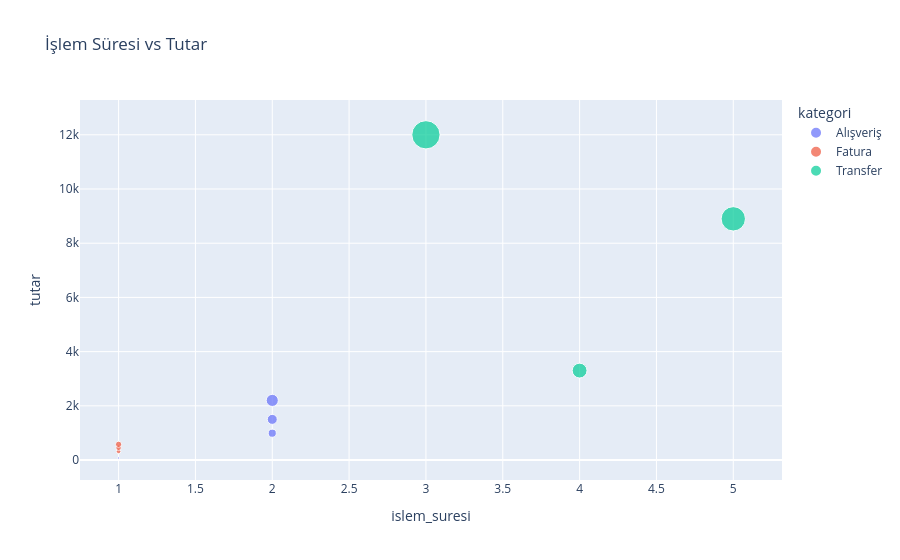

Here is the notebook cell this chart was saved with:
### Code cell
fig = px.scatter(
    df,
    x     = 'islem_suresi',
    y     = 'tutar',
    color = 'kategori',
    size  = 'tutar',
    hover_data = ['musteri_id'],
    title = 'İşlem Süresi vs Tutar'
)
fig.show()

### Figure 1 — Plotly figure (JSON) as saved in the notebook; plotly's stock layout.template omitted (floating-point values rounded to 4 significant figures)
{"data": [{"customdata": [[1], [2], [3], [4]], "hovertemplate": "kategori=Alışveriş<br>islem_suresi=%{x}<br>tutar=%{marker.size}<br>musteri_id=%{customdata[0]}<extra></extra>", "legendgroup": "Alışveriş", "marker": {"color": "#636efa", "size": [1500.0, 75.0, 2200.0, 990.0], "sizemode": "area", "sizeref": 30, "symbol": "circle"}, "mode": "markers", "name": "Alışveriş", "orientation": "v", "showlegend": true, "type": "scatter", "x": [2, 1, 2, 2], "xaxis": "x", "y": [1500.0, 75.0, 2200.0, 990.0], "yaxis": "y"}, {"customdata": [[2], [1], [4]], "hovertemplate": "kategori=Fatura<br>islem_suresi=%{x}<br>tutar=%{marker.size}<br>musteri_id=%{customdata[0]}<extra></extra>", "legendgroup": "Fatura", "marker": {"color": "#EF553B", "size": [320.0, 450.0, 580.0], "sizemode": "area", "sizeref": 30, "symbol": "circle"}, "mode": "markers", "name": "Fatura", "orientation": "v", "showlegend": true, "type": "scatter", "x": [1, 1, 1], "xaxis": "x", "y": [320.0, 450.0, 580.0], "yaxis": "y"}, {"customdata": [[3], [4], [1]], "hovertemplate": "kategori=Transfer<br>islem_suresi=%{x}<br>tutar=%{marker.size}<br>musteri_id=%{customdata[0]}<extra></extra>", "legendgroup": "Transfer", "marker": {"color": "#00cc96", "size": [8900.0, 12000.0, 3300.0], "sizemode": "area", "sizeref": 30, "symbol": "circle"}, "mode": "markers", "name": "Transfer", "orientation": "v", "showlegend": true, "type": "scatter", "x": [5, 3, 4], "xaxis": "x", "y": [8900.0, 12000.0, 3300.0], "yaxis": "y"}], "layout": {"legend": {"itemsizing": "constant", "title": {"text": "kategori"}, "tracegroupgap": 0}, "title": {"text": "İşlem Süresi vs Tutar"}, "xaxis": {"anchor": "y", "domain": [0, 1], "title": {"text": "islem_suresi"}}, "yaxis": {"anchor": "x", "domain": [0, 1], "title": {"text": "tutar"}}}}
